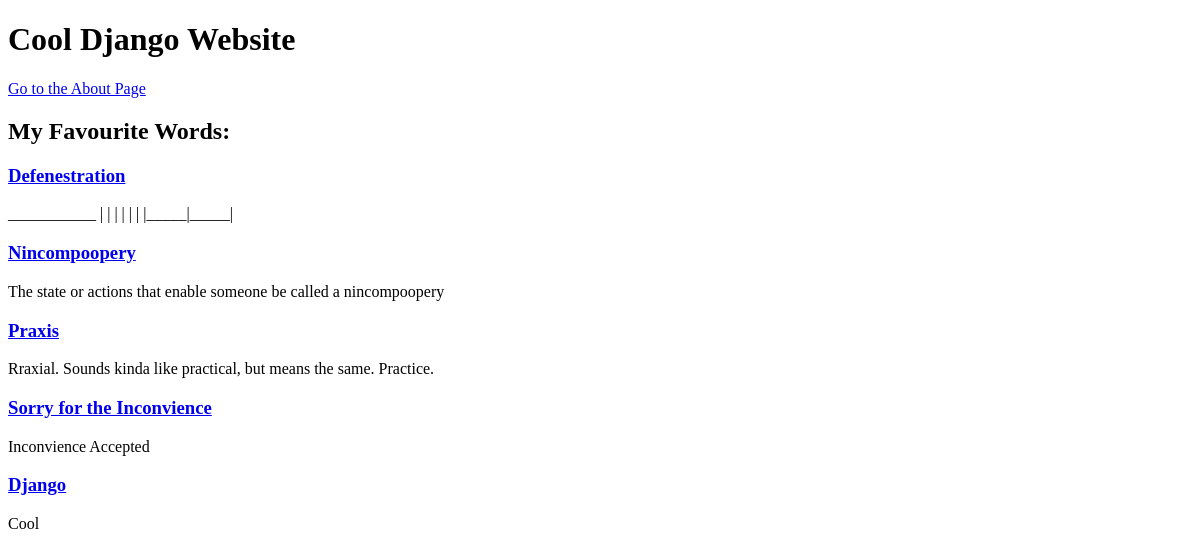
The app's page /en/, older data.
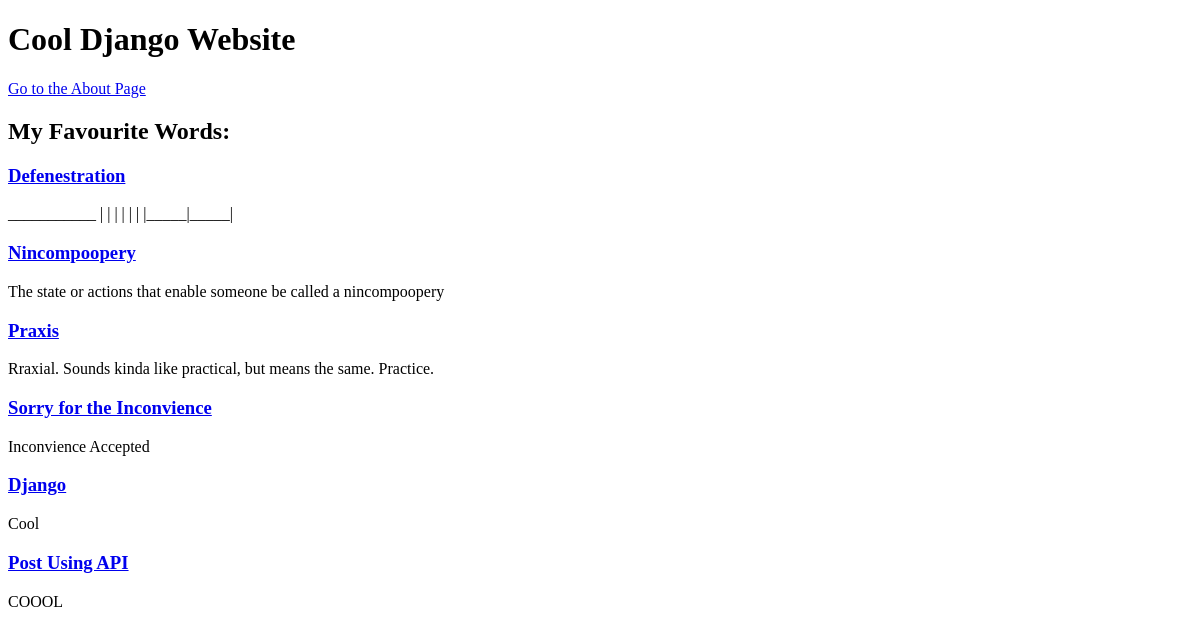
The same page, newer data.
### home/models.py (models this page shows, shortened)
class Posts(models.Model):
    title = models.CharField(max_length=200)
    body = models.TextField(blank=True)
    timestamp = models.DateTimeField(auto_now_add=True)
    authorEmail = models.EmailField(blank=True)
    ip = models.GenericIPAddressField(protocol='both', blank=True, null = True)
    jsons = models.JSONField(blank=True, null=True)
    aproval = models.BooleanField(blank=True, null=True)

### home/views.py (the view)
# urls.py: path('', views.home_page, name='home'),
def home_page(request):
    posts = Posts.objects.all().order_by('timestamp')
    return render(request, 'home/cool.html', {'objects':posts})

### home/templates/home/cool.html (shortened to what this page needs)
<!doctype html>
<html lang="en">
  <head>
  </head>
  <body>
    <h1>Cool Django Website</h1>
    <p><a href="about">Go to the About Page</a></p>
    <h2>My Favourite Words:</h2>
    <div class="objects">
      {% for post in objects%}
    <div class="post">
      <h3><a href="#">{{post.title}}</a></h3>
      <p>{{post.body}}</p>
    </div>
      {% endfor %}
    </div>
  </body>
</html>

Row changes from the older to the newer data that the page shows:
added Posts: title "Post Using API", body "COOOL"
